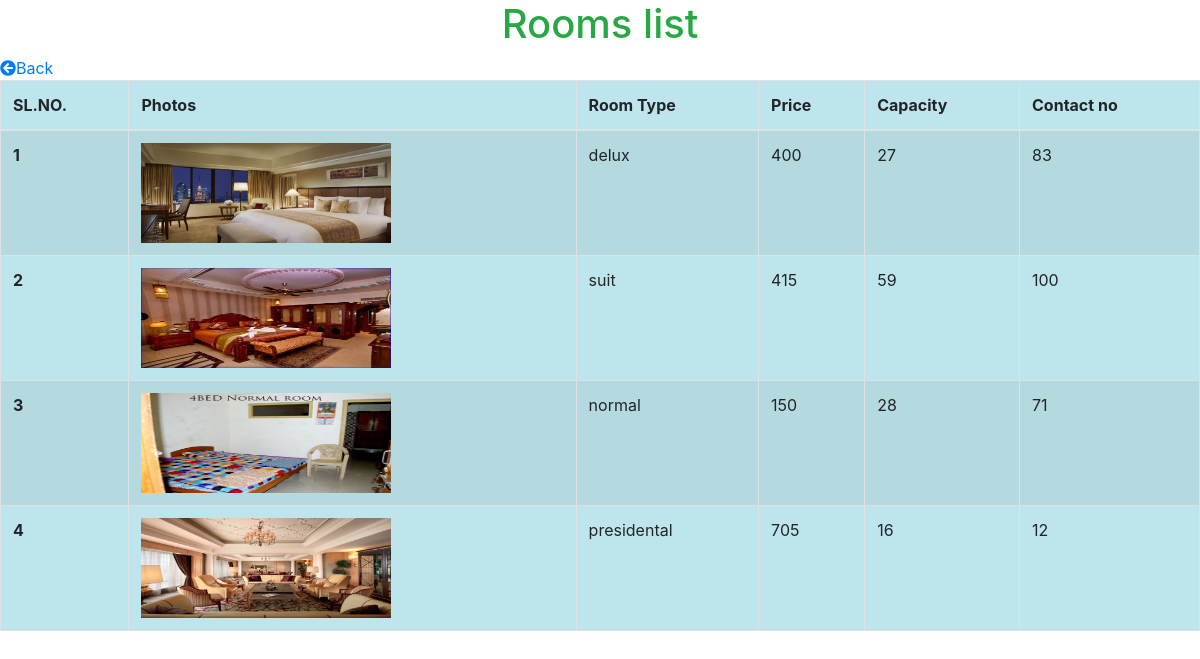
The page /manager/room/ on the database its author committed.
### manager/models.py (models this page shows)
class Room(models.Model):
    room_type = models.CharField(choices=room_list, max_length=40)
    price = models.IntegerField(null=True,blank=True)
    capacity = models.IntegerField(null=True,blank=True)
    image = models.ImageField(upload_to='photo/', null=True, blank=True)
    contactno = models.IntegerField(default=0)

### manager/views.py (the view)
# urls.py: path('room/', room, name='room'),
def room(request):
    room_list = Room.objects.all()
    return render(request, 'room.html',locals())

### templates/room.html (shortened to what this page needs)
<!DOCTYPE html>
<html lang="en">
<head>
    <link rel="stylesheet" href="https://maxcdn.bootstrapcdn.com/bootstrap/4.0.0/css/bootstrap.min.css"
>
</head>
<body>
    <center class='text-success'>
        <h1> Rooms list </h1>
    </center>
    <a class='link' href="{% url 'manager' %}"><i class="fas fa-arrow-circle-left"></i>Back</a>
    <table class="table table-striped table-hover table-condensed table-bordered table-info">
        <thead>
            <tr>
                <th scope="col">SL.NO.</th>
                <th scope="col">Photos</th>
                <th scope="col">Room Type</th>
                <th scope="col">Price</th>
                <th scope="col">Capacity</th>
                <th scope="col">Contact no</th>
            </tr>
        </thead>
        <tbody>
            {% for mg in room_list %}
            <tr>
                <th scope="row">{{forloop.counter}}</th>
                <td>
                    {% if mg.image %}
                       <a href="{{mg.image.url}}"> <img src='{{mg.image.url}}' height=100 width=250></a>
                        {% else %}
                            No Image Found
                        {% endif %}
                </td>
                <td>{{mg.room_type}}</td>
                <td>{{mg.price}}</td>
                <td>{{mg.capacity}}</td>
                <td>{{mg.contactno}}</td>
            </tr>
            {% endfor %}
        </tbody>
    </table>
</body>
</html>

### rows shown on the page
Room: image (picture), room_type "delux", price "400", capacity "27", contactno "83"
Room: image (picture), room_type "suit", price "415", capacity "59", contactno "100"
Room: image (picture), room_type "normal", price "150", capacity "28", contactno "71"
Room: image (picture), room_type "presidental", price "705", capacity "16", contactno "12"
